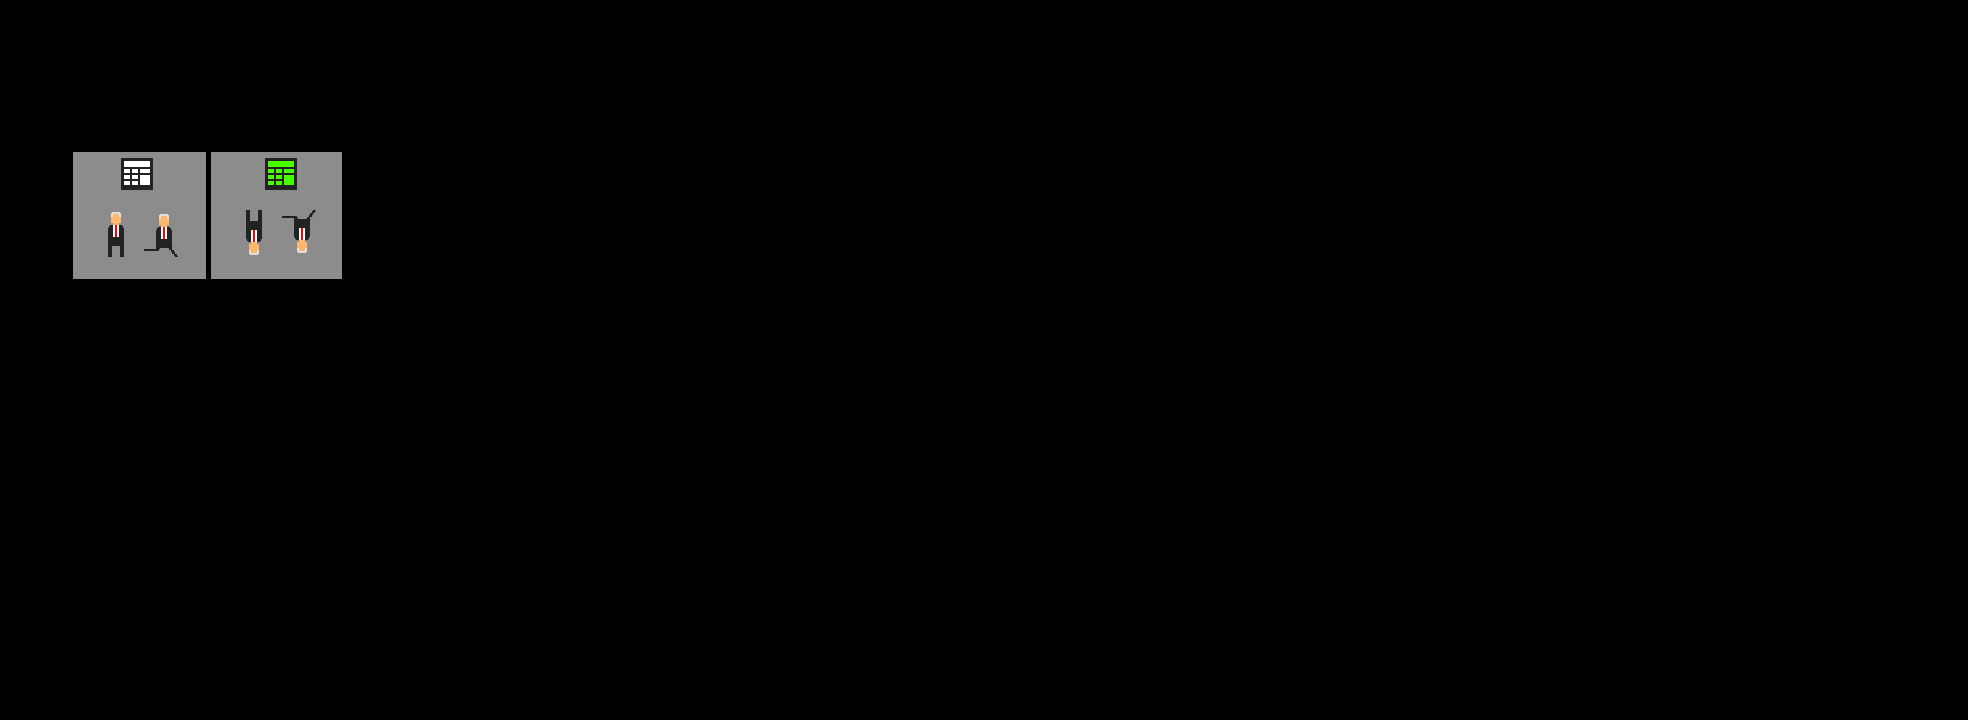

A 2D game scene composited from a Tiled map and its tileset images. What follows is a short description and the map's XML, with each tile layer's data collapsed to a summary:
An orthogonal 123x45 tile map with 16x16 px tiles, 2 tile layers (Tile Layer 1, Tile Layer 2), 3 tilesets and 12 objects (5x spawn, 3x trigger, 2x gravityButton, finish, player).

<map version="1.0" orientation="orthogonal" width="123" height="45" tilewidth="16" tileheight="16">
 <tileset firstgid="1" name="Black" tilewidth="16" tileheight="16">
  <image source="LargeBlackSquare.png" width="32" height="32" />
 </tileset>
 <tileset firstgid="5" name="collision" tilewidth="16" tileheight="16">
  <image source="collision.png" width="128" height="51" />
 </tileset>
 <tileset firstgid="29" name="GravityNotif" tilewidth="16" tileheight="16">
  <image source="GravityNotif.png" width="288" height="144" />
 </tileset>
 <layer name="Tile Layer 1" width="123" height="45">
  <data>[5535 cells, 1848 non-empty, 4 distinct tile ids]</data>
 </layer>
 <objectgroup name="objects" width="123" height="45">
  <object name="gravitybutton" type="gravityButton" x="197" y="414" width="16" height="16" />
  <object type="gravityButton" x="1731" y="35" width="16" height="16" />
  <object type="finish" x="1824" y="464" width="112" height="80" />
  <object name="bigger" type="spawn" x="628" y="446" width="96" height="96">
   <properties>
    <property name="var" value="BiggerEnemy" />
   </properties>
  </object>
  <object name="bigger" type="spawn" x="1012" y="447" width="96" height="96">
   <properties>
    <property name="var" value="BiggerEnemy" />
   </properties>
  </object>
  <object name="bigger" type="spawn" x="1396" y="445" width="96" height="96">
   <properties>
    <property name="var" value="BiggerEnemy" />
   </properties>
  </object>
  <object name="basic" type="spawn" x="831" y="478" width="64" height="64">
   <properties>
    <property name="var" value="BasicEnemy" />
   </properties>
  </object>
  <object name="basic" type="spawn" x="1225" y="478" width="64" height="64">
   <properties>
    <property name="var" value="BasicEnemy" />
   </properties>
  </object>
  <object name="plot text" type="trigger" x="32" y="190" width="524" height="354">
   <properties>
    <property name="var" value="gravityLevelStart" />
   </properties>
  </object>
  <object name="plot text" type="trigger" x="31" y="18" width="1907" height="112">
   <properties>
    <property name="var" value="flippedGrav" />
   </properties>
  </object>
  <object name="plot text" type="trigger" x="1553" y="448" width="379" height="96">
   <properties>
    <property name="var" value="beforeBoss" />
   </properties>
  </object>
  <object name="player" type="player" x="224" y="496" width="48" height="48" />
 </objectgroup>
 <layer name="Tile Layer 2" width="123" height="45">
  <data>[5535 cells, 162 non-empty, 162 distinct tile ids]</data>
 </layer>
</map>
